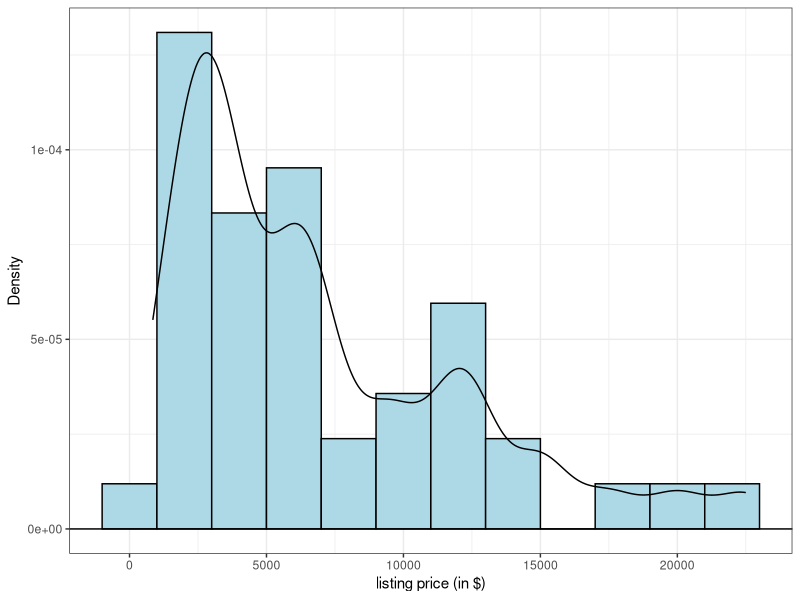
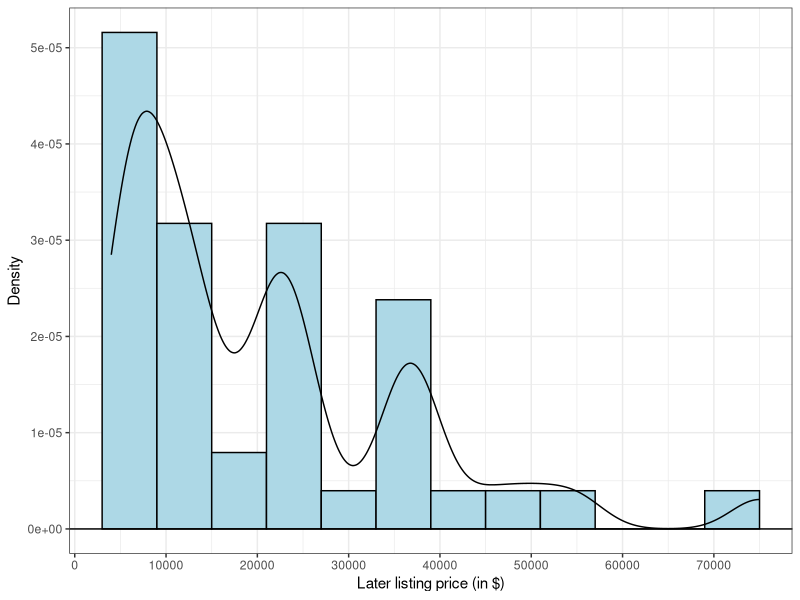
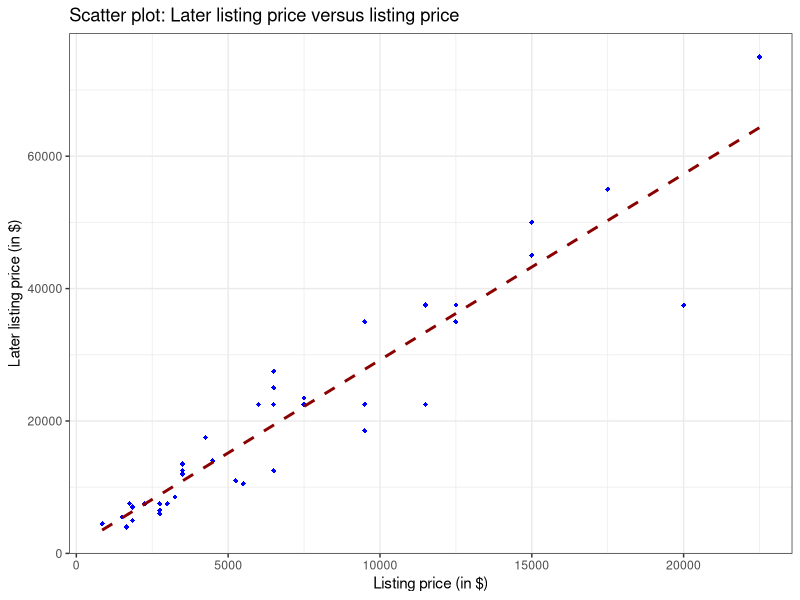
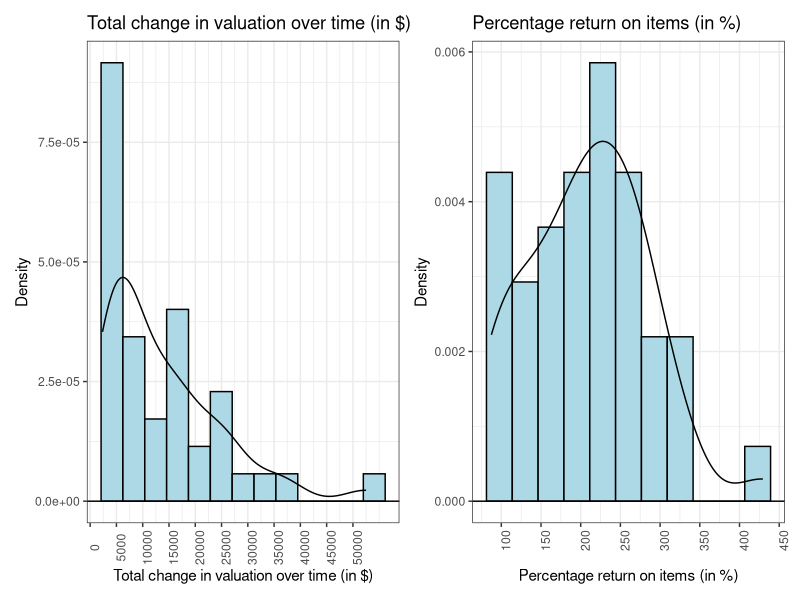
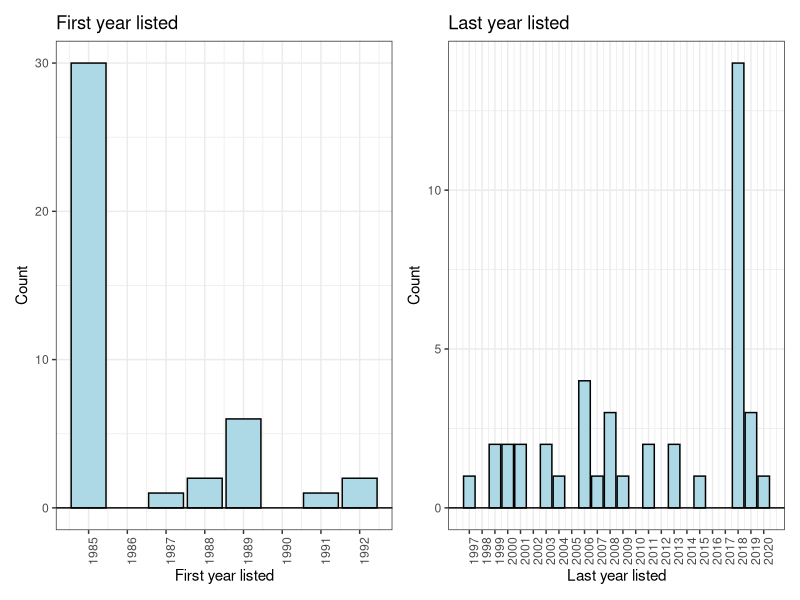
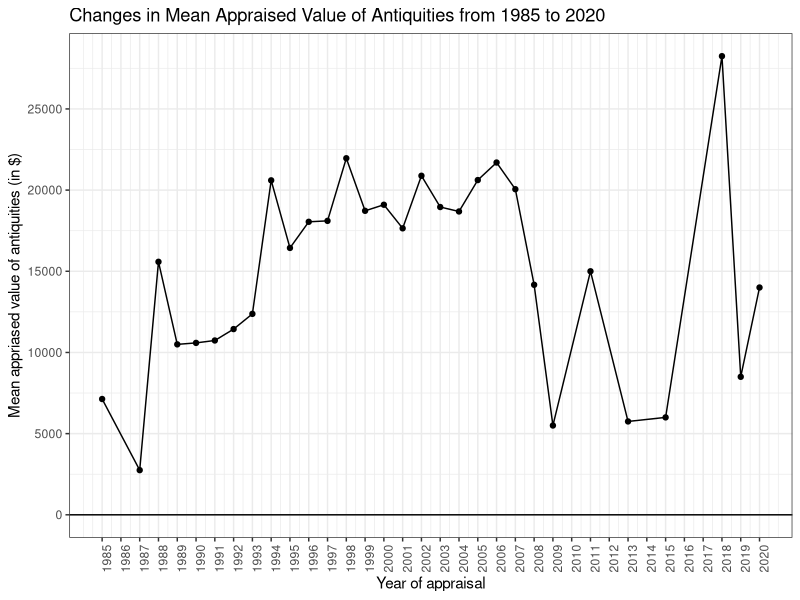
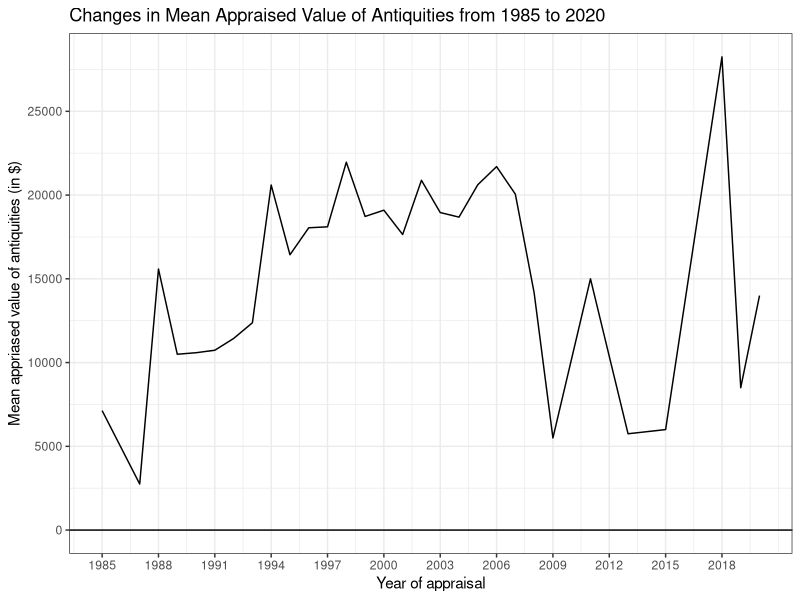
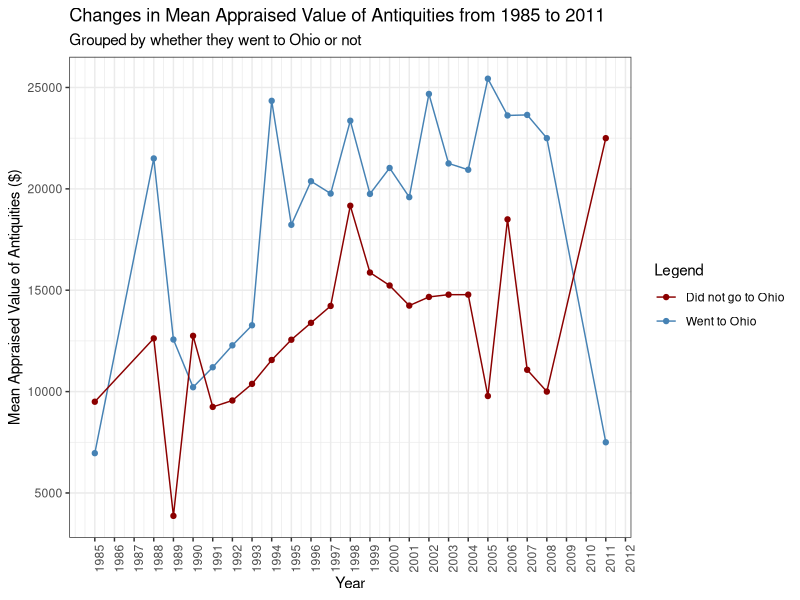

Source code (R) for these figures, in order:
library("tidyverse")
#install.packages("readxl")
library("readxl")
#install.packages("writexl")
library("writexl")
library("patchwork")

## April 4, 2021

#import from excel
analysis2_file<-read_excel("Analysis2.xlsx")

##data cleaning
#bring into tidy format: pivot by date

dat1<-analysis2_file%>%pivot_longer(
  cols = c(starts_with("19"),starts_with("20")), 
  names_to = "year", 
  values_to = "appraised value")

clean_file<-dat1[,c(1:6,11:12)]
clean_file_with_extras<-dat1[,c(1:6,11:12,7:10)]

## visualizations

#(i) listing price histogram: need wider bins
d<- density(clean_file_with_extras$`listing price`, na.rm=T)
ggplot(data=clean_file_with_extras, aes(x=`listing price`)) + #which data to plot
  geom_histogram(aes(y = ..density..), #plots the density
                 binwidth = 2000, #how many bins to use
                 fill = "lightblue", color="black", na.rm=TRUE)  + 
  geom_density(alpha = 0.5,trim=F) +
  xlab("listing price (in $)")  + #x axis label
  ylab("Density")                    + #y axis label
  #ggtitle("Time to death of participants of study", 
  #    subtitle = "Treatment versus control groups") + #add title to plot
  theme_bw()                    + #removes grey background 
  
  geom_hline(yintercept=0)    +      #adds a line for the x-axis
  scale_x_continuous(breaks=c(0,5000,10000,15000,20000))

#(ii) LATER PRICE distribution
d2<- density(clean_file_with_extras$`LATER PRICE`, na.rm=T)
ggplot(data=clean_file_with_extras, aes(x=`LATER PRICE`)) + #which data to plot
  geom_histogram(aes(y = ..density..), #plots the density
                 binwidth = 6000, #how many bins to use
                 fill = "lightblue", color="black", na.rm=TRUE)  + 
  geom_density(alpha = 0.5,trim=F) +
  xlab("Later listing price (in $)")  + #x axis label
  ylab("Density")                    + #y axis label
  #ggtitle("Time to death of participants of study", 
  #    subtitle = "Treatment versus control groups") + #add title to plot
  theme_bw()                    + #removes grey background 
  
  geom_hline(yintercept=0)    +      #adds a line for the x-axis
  scale_x_continuous(breaks=c(0,10000,20000,30000,40000,50000,60000,70000,80000))

#(iii) scatter plot: listing price versus later listing price
ggplot(clean_file_with_extras, aes(x=`listing price`, y=`LATER PRICE`)) + 
  geom_point(shape=18, color="blue")+
  geom_smooth(method=lm, se=FALSE, linetype="dashed",
              color="darkred")+
  xlab("Listing price (in $)")  + #x axis label
  ylab("Later listing price (in $)") +   #y axis label
  theme_bw() +
  ggtitle("Scatter plot: Later listing price versus listing price")

#####Total change in valuation over time (in $)
temp_file<-analysis2_file
temp_file<-temp_file%>% mutate(val_diff_total = analysis2_file$`LATER PRICE`- analysis2_file$`listing price`)

d3<- density(temp_file$`val_diff_total`, na.rm=T)
valuation_change<-ggplot(data=temp_file, aes(x=`val_diff_total`)) + #which data to plot
  geom_histogram(aes(y = ..density..), #plots the density
                 binwidth = d3$bw, #how many bins to use
                 fill = "lightblue", color="black", na.rm=TRUE)  + 
  geom_density(alpha = 0.5,trim=F) +
  xlab("Total change in valuation over time (in $)")  + #x axis label
  ylab("Density")                    + #y axis label
  ggtitle("Total change in valuation over time (in $)")+
  #    subtitle = "Treatment versus control groups") + #add title to plot
  theme_bw()                    + #removes grey background 
  
  geom_hline(yintercept=0)    +      #adds a line for the x-axis
  scale_x_continuous(breaks=c(0,5000,10000,15000,20000,25000,30000,35000,40000,45000,50000))+
 theme(axis.text.x = element_text(angle = 90))

#create variable to store %return on items
newvars_file<-analysis2_file
newvars_file<-newvars_file%>%mutate(percent_return=(`LATER PRICE`-`listing price`)*100/`listing price`)
#(iv) plot a histogram of %return on items so it gives a clearer picture:
d3<- density(newvars_file$`percent_return`, na.rm=T)
percent_return<-ggplot(data=newvars_file, aes(x=`percent_return`)) + #which data to plot
  geom_histogram(aes(y = ..density..), #plots the density
                 binwidth = d3$bw, #how many bins to use
                 fill = "lightblue", color="black", na.rm=TRUE)  + 
  geom_density(alpha = 0.5,trim=F) +
  xlab("Percentage return on items (in %)")  + #x axis label
  ylab("Density")                    + #y axis label
  scale_x_continuous(breaks=c(0,50,100,150,200,250,300,350,400,450))+
  ggtitle("Percentage return on items (in %)")+#add title to plot
  theme_bw()                    + #removes grey background 
  
  geom_hline(yintercept=0) +       #adds a line for the x-axis
  theme(axis.text.x = element_text(angle = 90))
valuation_change+percent_return
  
# (v) try to tie listing price to later listing price

# (vi) What is the distribution of first year listed?
fy_listed<-ggplot(data=analysis2_file, aes(x=`year of listing`)) + #which data to plot
  
  geom_bar( fill = "lightblue", color="black", na.rm=TRUE,stat="count")  + 
  xlab("First year listed")  + #x axis label
  ylab("Count")                    + #y axis label
  theme_bw()                    + #removes grey background 
  geom_hline(yintercept=0)+
  scale_x_continuous(breaks=1984:1993)+
  ggtitle("First year listed")+
  theme(axis.text.x = element_text(angle = 90))


# (vii) What is the distribution of last year listed (titled LATER LISTING YEAR in the dataset)?
ly_listed<-ggplot(data=analysis2_file, aes(x=`LATER  LISTING YEAR`)) + #which data to plot
  geom_bar( fill = "lightblue", color="black", na.rm=TRUE,stat="count")  + 
  xlab("Last year listed")  + #x axis label
  ylab("Count")                    + #y axis label
  theme_bw()                    + #removes grey background 
  geom_hline(yintercept=0)+
  scale_x_continuous(breaks=seq(1997,2020,by=1))+
  ggtitle("Last year listed")+
  theme(axis.text.x = element_text(angle = 90))

fy_listed+ly_listed

# (vii) Mean appraised value over the years:Points and path
mean_appraised_val_by_year<-read_csv('mean_appraised_val_by_year.csv')
ggplot(data = mean_appraised_val_by_year,aes(x=year, y=mean))+
geom_point()+
  theme_bw()                    + #removes grey background 
  geom_hline(yintercept=0)+
  scale_x_continuous(breaks=seq(1985,2020,by=1))+
  scale_y_continuous(breaks=seq(0,30000,by=5000))+
  ggtitle("Changes in Mean Appraised Value of Antiquities from 1985 to 2020")+geom_path()+
  xlab("Year of appraisal")  + #x axis label
  ylab("Mean appriased value of antiquities (in $)") +
  theme(axis.text.x = element_text(angle = 90))

# (viii)Mean appraised value over the years:Only path
mean_appraised_val_by_year<-read_csv('mean_appraised_val_by_year.csv')
ggplot(data = mean_appraised_val_by_year,aes(x=year, y=mean))+
geom_path()+
  theme_bw()                    + #removes grey background 
  geom_hline(yintercept=0)+
  scale_x_continuous(breaks=seq(1985,2020,by=3))+
  scale_y_continuous(breaks=seq(0,30000,by=5000))+
  ggtitle("Changes in Mean Appraised Value of Antiquities from 1985 to 2020")+
  xlab("Year of appraisal")  + #x axis label
  ylab("Mean appriased value of antiquities (in $)")

# (ix) Average appraised value by Ohio:
clean_file_with_extras_temp<-clean_file_with_extras
#Need to group antiquities by Ohio first, then calculate average appraised value by year
Mean_appraised_value_Ohio_n<-clean_file_with_extras_temp%>%filter(`Ohio?`=="n")%>%drop_na(`appraised value`)%>%group_by(year)%>%summarize(mean_appr_val_Ohio_n=mean(`appraised value`))
Mean_appraised_value_Ohio_y<-clean_file_with_extras_temp%>%filter(`Ohio?`=="y")%>%drop_na(`appraised value`)%>%group_by(year)%>%summarize(mean_appr_val_Ohio_y=mean(`appraised value`))

# #group by --> factor
# #Emma's example for grouping
# datHel$Colgate_Id <- factor(datHel$Colgate_Id, levels=as.character(unique(datHel$Colgate_Id)))
# p7<-ggplot(datHel, aes(x=Year, y = Price,group = Ohio, color=Ohio))+
#   geom_line()+
#   theme_bw()+
#   ggtitle("Changes in Mean Appraised Value of Antiquities from 1985 to 2020", subtitle="Grouped by whether they went to Ohio or not")+
#   theme(plot.title=element_text(face="bold", size=15))+
#   ylab("Mean Appraised Value of Antiquities ($")+
#   xlab("year")

#box plots by group
Mean_appraised_value_Ohio_n<-clean_file_with_extras_temp%>%filter(`Ohio?`=="n")%>%drop_na(`appraised value`)%>%group_by(year)%>%summarize(mean_appr_val_Ohio_n=mean(`appraised value`))
Mean_appraised_value_Ohio_y<-clean_file_with_extras_temp%>%filter(`Ohio?`=="y")%>%drop_na(`appraised value`)%>%group_by(year)%>%summarize(mean_appr_val_Ohio_y=mean(`appraised value`))
d1<-merge(x=Mean_appraised_value_Ohio_n,y=Mean_appraised_value_Ohio_y, by="year")

# d2<-d1%>%pivot_longer(
#   cols = c(all_of(Mean_appraised_value_Ohio_n),all_of(Mean_appraised_value_Ohio_y)), 
#   names_to = "category", 
#   values_to = "mean appraised value")

d1$year<-as.numeric(d1$year)
colors <- c("Went to Ohio" = "steelblue","Did not go to Ohio" = "darkred")
ggplot(d1, aes(x=year,group=1))+
  geom_point(aes(y = mean_appr_val_Ohio_y,color="Went to Ohio"))+
  geom_path(aes(y = mean_appr_val_Ohio_y,color="Went to Ohio"))+
  geom_point(aes(y = mean_appr_val_Ohio_n,color="Did not go to Ohio"))+
  geom_path(aes(y = mean_appr_val_Ohio_n,color="Did not go to Ohio"))+
  theme_bw()+
  ggtitle("Changes in Mean Appraised Value of Antiquities from 1985 to 2011",
          subtitle="Grouped by whether they went to Ohio or not")+
  labs(x="Year",
       y="Mean Appraised Value of Antiquities ($)",
       color="Legend")+scale_color_manual(values = colors)+
  scale_x_continuous(breaks=seq(1985,2020,by=1))+
  theme(axis.text.x = element_text(angle = 90))

# (x) Average appraised value by Culture:

d_culture<-clean_file_with_extras%>%drop_na(`appraised value`)%>%group_by(culture,year)%>%summarize(mean=mean(`appraised value`))
d_culture<-d_culture%>%rename(Culture=culture)
d_culture$year<-as.numeric(d_culture$year)
ggplot(d_culture, aes(x=year, y = mean,group = Culture))+
   geom_line(aes(color=Culture))+
   theme_bw()+
   ggtitle("Changes in Mean Appraised Value of Antiquities from 1985 to 2011", subtitle="Grouped by Culture")+
   theme(plot.title=element_text(face="bold", size=15))+
   ylab("Mean Appraised Value of Antiquities ($)")+
   xlab("year")+
   scale_x_continuous(breaks=seq(1985,2020,by=1))+
   theme(axis.text.x = element_text(angle = 90))

# (xi) Average appraised value by Medium:
d_medium<-clean_file_with_extras%>%drop_na(`appraised value`)%>%group_by(medium,year)%>%summarize(mean=mean(`appraised value`))
d_medium<-d_medium%>%rename(Medium=medium)
d_medium$year<-as.numeric(d_medium$year)
  ggplot(d_medium, aes(x=year, y = mean,group = Medium))+
  geom_line(aes(color=Medium))+
  theme_bw()+
  ggtitle("Changes in Mean Appraised Value of Antiquities from 1985 to 2011", subtitle="Grouped by Medium")+
  theme(plot.title=element_text(face="bold", size=15))+
  ylab("Mean Appraised Value of Antiquities ($)")+
  xlab("year")+
  scale_x_continuous(breaks=seq(1985,2020,by=1))+
  theme(axis.text.x = element_text(angle = 90))

  #Size distribution
  dsize<- density(clean_file_with_extras$`size (in inches)`, na.rm=T)
  ggplot(data=clean_file_with_extras, aes(x=`size (in inches)`)) + #which data to plot
    geom_histogram(aes(y = ..density..), #plots the density
                   binwidth = 1.2, #how many bins to use
                   fill = "lightblue", color="black", na.rm=TRUE)  + 
    geom_density(alpha = 0.5,trim=F) +
    xlab("Size (in inches)")  + #x axis label
    ylab("Density")                    + #y axis label
    ggtitle("Histogram: Size of Antiquities") + #add title to plot
    theme_bw()                    + #removes grey background 
    geom_hline(yintercept=0)    #adds a line for the x-axis
    #scale_x_continuous(breaks=c(0,10000,20000,30000,40000,50000,60000,70000,80000))
  
  # (xii) Average appraised value by Size:
  years<-data.frame(year=1985:2020)
  clean_file_with_extras_temp<-merge(clean_file_with_extras_temp,years,by="year",all=TRUE)
  clean_file_with_extras_temp<-
    clean_file_with_extras_temp%>%drop_na(`size (in inches)`)%>%mutate(size_cat=
                                           ifelse(`size (in inches)`<=5,
                                           "less than or equal to 5 inches",
                                         ifelse(`size (in inches)`<=10,
                                            "between 5 and 10 inches",
                                            "greater than 10 inches")))
  d_size<-clean_file_with_extras_temp%>%drop_na(`appraised value`)%>%group_by(size_cat,year)%>%summarize(mean=mean(`appraised value`))
  d_size<-d_size%>%rename(Size=size_cat)
  d_size$Size<-factor(d_size$Size, levels = c("less than or equal to 5 inches",
                                              "between 5 and 10 inches",
                                              "greater than 10 inches"))
  

  
  ggplot(d_size, aes(x=year, y = mean,group = Size))+
    geom_line(aes(color=Size))+
    theme_bw()+
    ggtitle("Changes in Mean Appraised Value of Antiquities from 1985 to 2020", subtitle="Grouped by Size Category")+
    theme(plot.title=element_text(face="bold", size=15))+
    ylab("Mean Appraised Value of Antiquities ($)")+
    xlab("year")+
    scale_x_discrete(breaks=seq(1985,2020,by=2))
